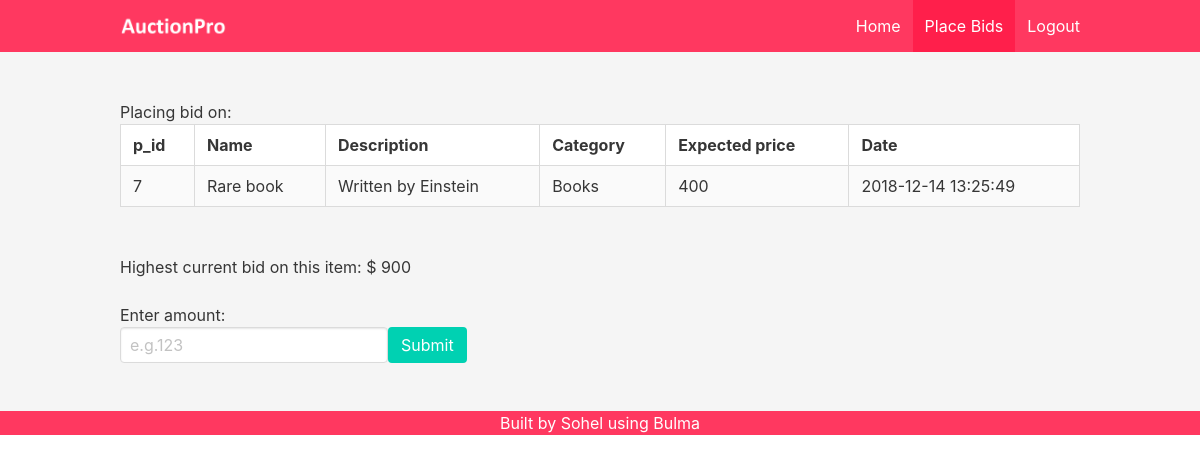
The app's page /place_bids3.php?pid=7 with its own data.
### tables this page shows
CREATE TABLE `products` (
  `u_id` int(20) DEFAULT NULL,
  `p_id` int(11) NOT NULL,
  `name` varchar(30) DEFAULT NULL,
  `description` varchar(50) DEFAULT NULL,
  `category` int(10) DEFAULT NULL,
  `price` int(11) DEFAULT NULL,
  `date` datetime DEFAULT NULL,
  `sold` varchar(3) DEFAULT NULL
);

CREATE TABLE `categories` (
  `c_id` int(11) NOT NULL,
  `name` varchar(30) NOT NULL
);

### place_bids3.php (the view, shortened to what this page needs)
<!DOCTYPE html>
<html>
  <head>
    <link rel="stylesheet" href="bulma.css">
  </head>
<body>
  <section class="hero is-danger">
  <div class="hero-head">
    <nav class="navbar">
      <div class="container">
        <div class="navbar-brand">
          <a class="navbar-item">
            <img src="testlogo.png" alt="Logo">
          </a>
        </div>
        <div id="navbarMenuHeroB" class="navbar-menu">
          <div class="navbar-end">
            <a class="navbar-item" href="welcome.php">
              Home
            </a>
            <a class="navbar-item is-active" href="place_bids.php">
              Place Bids
            </a>
            <a class="navbar-item" href="logout.php">
              Logout
            </a>
          </div>
        </div>
      </div>
    </nav>
  </div>
  <section class="hero is-light">
  <div class="hero-body">
    <div class="container">
      <?php
      $conn = mysqli_connect('localhost','root','','userdata');
      if($_GET["pid"])
      {
        $bid_pid = $_GET['pid'];
      }
      echo "<p>Placing bid on: </p>";
      $sql = "SELECT p.p_id,p.name, p.description, c.name AS c_name, p.price, p.date, p.sold
          FROM products p, categories c
          WHERE p.Category = c.c_id AND p.p_id=$bid_pid";
      $result = mysqli_query($conn, $sql);
      echo "<table class='table is-fullwidth is-striped is-bordered'>
          <tr>
            <th>p_id</th>
            <th>Name</th>
            <th>Description</th>
            <th>Category</th>
            <th>Expected price</th>
            <th>Date</th>
          </tr>";
      while ($row = mysqli_fetch_assoc($result))
      {
        echo "<tr>
            <td>" . $row['p_id'] . "</td>" .
            "<td>" . $row['name'] . "</td>" .
            "<td>" . $row['description'] . "</td>" .
            "<td>" . $row['c_name'] . "</td>" .
            "<td>" . $row['price'] . "</td>" .
            "<td>" . $row['date'] . "</td>" .
            "</tr>" ;
      }
      echo "</table><br>";
      ?>
      <p>Highest current bid on this item: $
      <?php
      $sql = "SELECT MAX(b.amount) AS amount
          FROM bids b
          WHERE b.p_id=$bid_pid";
      $result = mysqli_query($conn, $sql);
      while ($row = mysqli_fetch_assoc($result))
      {
        $temp = $row['amount'];
      }
      echo $temp;
      ?>
  	  </p>
  	  <br>
      <p>Enter amount: </p>
      <?php
      echo "<form action='place_bids4.php?pid=$bid_pid' method='post'>";
      ?>
      <table>
      	<tr>
      		<td>
      		  <div class="field">
			  <div class="control">
			    <input class="input" type="text" name='bid_amount' placeholder="e.g.123">
			  </div>
			  </div>
      		</td>
      		<td>
      			<input type='submit' class='button is-primary'>
      		</td>
      	</tr>
      </table>
      </form>
    </div>
  </div>
</section>
<div class="hero-foot"><div class="container has-text-centered"><p>Built by Sohel using Bulma</p></div></div>
</section>
</body>
</html>

### records on screen
products: p_id "7", name "Rare book", description "Written by Einstein", categories.name "Books", price "400", date "2018-12-14 13:25:49"

### other values on screen
$temp "900"
